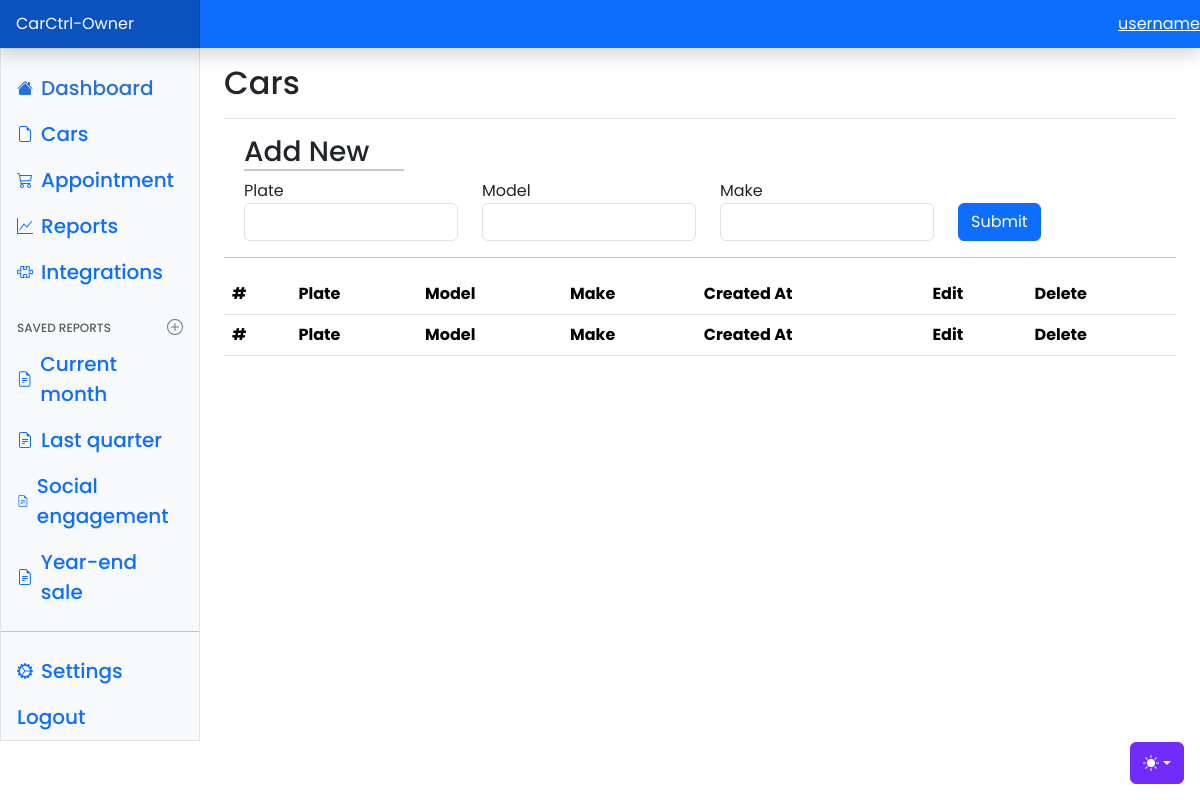
/owner-dashboard/cars (signed in), run on an earlier commit of the app's database.
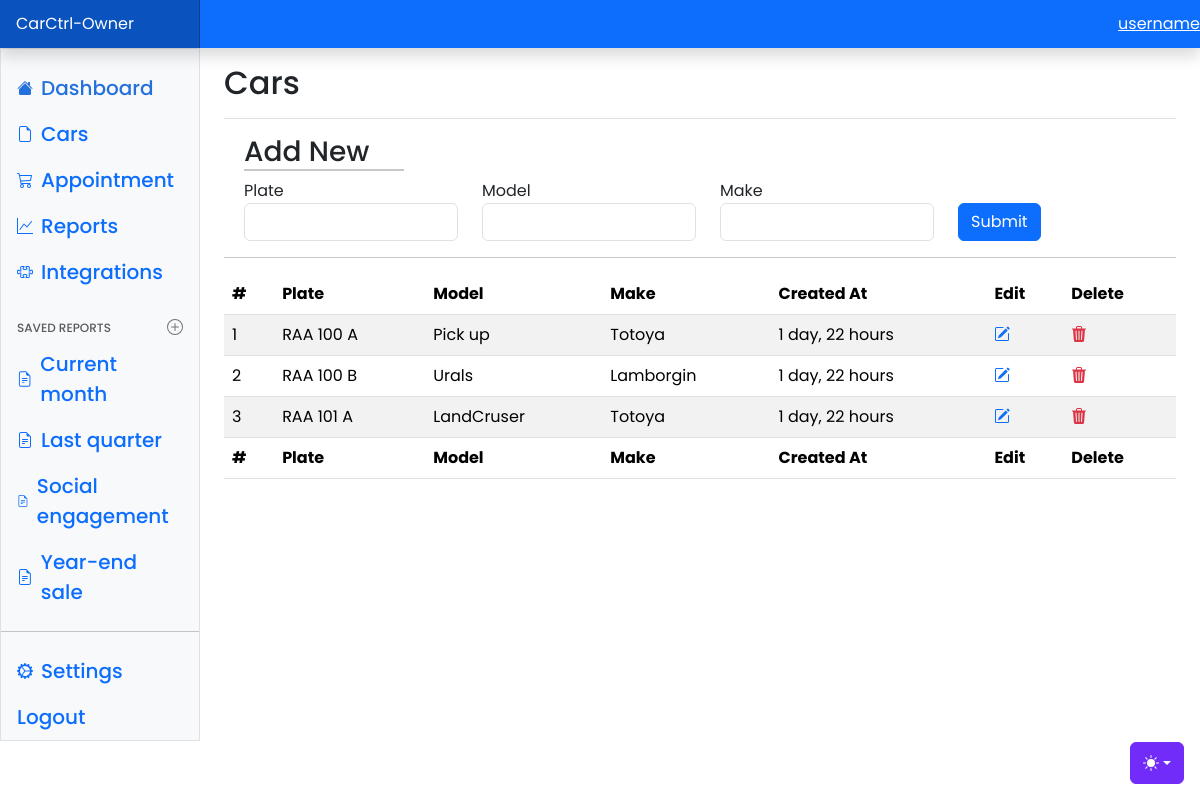
And on a later commit of the database.
### App/models.py (models this page shows, shortened)
class Car(models.Model):
    owner_id = models.ForeignKey(Owner, on_delete=models.CASCADE)
    model = models.TextField(max_length=50)
    make = models.TextField(max_length=50)
    plate = models.CharField(validators=[plate_regex], max_length=9, unique=True)
    created_at = models.DateTimeField(auto_now_add=True)
    updated_at = models.DateTimeField(auto_now=True)

### App/views.py (the view, shortened to what this page needs)
# urls.py: path('owner-dashboard/cars', views.owner_cars, name="owner-cars"),
@login_required(login_url='loginc')
def owner_cars(request):
    form = CarForm()
    owner = Owner.objects.get(id = request.user.id)
    cars = Car.objects.filter(owner_id = owner.id)
    context = {'form': form, 'cars': cars}
    return render(request, 'owner-cars.html', context)

### App/forms.py
class CarForm(forms.ModelForm):
    class Meta:
        model = Car
        fields = '__all__'
        exclude = ['owner_id']
        widgets = {
            'plate': forms.TextInput(attrs={'class': 'form-control'}),
            'model': forms.TextInput(attrs={'class': 'form-control'}),
            'make': forms.TextInput(attrs={'class': 'form-control'}),
        }

### App/templates/App/owner-cars.html (shortened to what this page needs)
{% load static %}
{% include 'includes/owner-nav.html' %}
<main class="col-md-9 ms-sm-auto col-lg-10 px-md-4">
    <div
        class="d-flex justify-content-between flex-wrap flex-md-nowrap align-items-center pt-3 pb-2 mb-3 border-bottom">
        <h1 class="h2">Cars</h1>
    </div>
    <div class="container-fluid m-2">
        <h3 style="border-bottom: 2px solid #c7c8c9; width: 160px;">Add New</h3>
        <form method="post">
            <div class="row">
                <div class="col">
                    <label for="inlineGridName" class="sr-only">Plate</label>
                    {{form.plate}}
                </div>
                <div class="col">
                    <label for="inlineGridEmail" class="sr-only">Model</label>
                    {{form.model}}
                </div>
                <div class="col">
                    <label for="inlineGridEmail" class="sr-only">Make</label>
                    {{form.make}}
                </div>
                <div class="col pt-4">
                    <button type="submit" class="btn btn-primary">Submit</button>
                </div>
            </div>
        </form>
    </div>
    <hr>
    <table id="myTable" class="table table-striped" style="width:100%">
        <thead>
            <tr>
                <th>#</th>
                <th>Plate</th>
                <th>Model</th>
                <th>Make</th>
                <th>Created At</th>
                <th>Edit</th>
                <th>Delete</th>
            </tr>
        </thead>
        <tbody>
            {% for car in cars %}
        <tr>
            <td>{{car.id}}</td>
            <td>{{car.plate}}</td>
            <td>{{car.model}}</td>
            <td>{{car.make}}</td>
            <td>{{car.created_at | timesince}}</td>
            <td><a href="{% url 'owner-cars-edit' car.id %}" class="text-primary">
                    </a></td>
            <td><a href="{% url 'owner-cars-delete' car.id %}" class="text-danger" onclick="return confirm('Are you sure delete?');"></a></td>
        </tr>
        {% endfor %}
        </tbody>
        <tfoot>
            <tr>
                <th>#</th>
                <th>Plate</th>
                <th>Model</th>
                <th>Make</th>
                <th>Created At</th>
                <th>Edit</th>
                <th>Delete</th>
            </tr>
        </tfoot>
    </table>
</main>
{% include 'includes/owner-footer.html' %}

### App/templates/App/includes/owner-nav.html (shortened to what this page needs)
{% load static %}
<!doctype html>
<html lang="en" data-bs-theme="auto">
<head>
  <link rel="stylesheet" href="https://cdn.datatables.net/1.13.5/css/jquery.dataTables.min.css" />
  <link href="{% static 'assets/dist/css/bootstrap.min.css'%}" rel="stylesheet">
  <link href="https://cdn.jsdelivr.net/npm/bootstrap-icons@1.10.5/font/bootstrap-icons.min.css" rel="stylesheet">
  <link href="{% static 'assets/css/dashboard.css'%}" rel="stylesheet">
</head>
<body>
  <div class="dropdown position-fixed bottom-0 end-0 mb-3 me-3 bd-mode-toggle">
    <button class="btn btn-bd-primary py-2 dropdown-toggle d-flex align-items-center" id="bd-theme" type="button"
      aria-expanded="false" data-bs-toggle="dropdown" aria-label="Toggle theme (auto)">
      <svg class="bi my-1 theme-icon-active" width="1em" height="1em">
        <use href="#circle-half"></use>
      </svg>
    </button>
  </div>
  <header class="navbar sticky-top bg-primary flex-md-nowrap p-0 shadow" data-bs-theme="dark">
    <a class="navbar-brand col-md-3 col-lg-2 me-0 px-3 fs-6 text-white" href="/">CarCtrl-Owner</a>
    <a href="" class="text-white">username</a>
  </header>
  <div class="container-fluid">
    <div class="row">
      <div class="sidebar border border-right col-md-3 col-lg-2 p-0 bg-body-tertiary">
        <div class="offcanvas-md offcanvas-end bg-body-tertiary" tabindex="-1" id="sidebarMenu"
          aria-labelledby="sidebarMenuLabel">
          <div class="offcanvas-body d-md-flex flex-column p-0 pt-lg-3 overflow-y-auto">
            <ul class="nav flex-column">
              <li class="nav-item">
                <a class="nav-link d-flex align-items-center gap-2 active" aria-current="page"
                  href="{% url 'admin-dashboard' %}">
                  <svg class="bi">
                    <use xlink:href="#house-fill" />
                  </svg>
                  Dashboard
                </a>
              </li>
              <li class="nav-item">
                <a class="nav-link d-flex align-items-center gap-2" href="{% url 'owner-cars' %}">
                  <svg class="bi">
                    <use xlink:href="#file-earmark" />
                  </svg>
                  Cars
                </a>
              </li>
              <li class="nav-item">
                <a class="nav-link d-flex align-items-center gap-2" href="#">
                  <svg class="bi">
                    <use xlink:href="#cart" />
                  </svg>
                  Appointment
                </a>
              </li>
              <li class="nav-item">
                <a class="nav-link d-flex align-items-center gap-2" href="#">
                  <svg class="bi">
                    <use xlink:href="#graph-up" />
                  </svg>
                  Reports
                </a>
              </li>
              <li class="nav-item">
                <a class="nav-link d-flex align-items-center gap-2" href="#">
                  <svg class="bi">
                    <use xlink:href="#puzzle" />
                  </svg>
                  Integrations
                </a>
              </li>
            </ul>
            <h6
              class="sidebar-heading d-flex justify-content-between align-items-center px-3 mt-4 mb-1 text-body-secondary text-uppercase">
              <span>Saved reports</span>
              <a class="link-secondary" href="#" aria-label="Add a new report">
                <svg class="bi">
                  <use xlink:href="#plus-circle" />
                </svg>
              </a>
            </h6>
            <ul class="nav flex-column mb-auto">
              <li class="nav-item">
                <a class="nav-link d-flex align-items-center gap-2" href="#">
                  <svg class="bi">
                    <use xlink:href="#file-earmark-text" />
                  </svg>
                  Current month
                </a>
              </li>
              <li class="nav-item">
                <a class="nav-link d-flex align-items-center gap-2" href="#">
                  <svg class="bi">
                    <use xlink:href="#file-earmark-text" />
                  </svg>
                  Last quarter
                </a>
              </li>
              <li class="nav-item">
                <a class="nav-link d-flex align-items-center gap-2" href="#">
                  <svg class="bi">
                    <use xlink:href="#file-earmark-text" />
                  </svg>
                  Social engagement
                </a>
              </li>
              <li class="nav-item">
                <a class="nav-link d-flex align-items-center gap-2" href="#">
                  <svg class="bi">
                    <use xlink:href="#file-earmark-text" />
                  </svg>
                  Year-end sale
                </a>
              </li>
            </ul>
            <hr class="my-3">
            <ul class="nav flex-column mb-auto">
              <li class="nav-item">
                <a class="nav-link d-flex align-items-center gap-2" href="#">
                  <svg class="bi">
                    <use xlink:href="#gear-wide-connected" />
                  </svg>
                  Settings
                </a>
              </li>
              <li class="nav-item">
                <a class="nav-link d-flex align-items-center gap-2" href="{% url 'logoutc' %}">Logout
                </a>
              </li>
            </ul>
          </div>
        </div>
      </div>

### App/templates/App/includes/owner-footer.html (shortened to what this page needs)
{% load static %}
</div>
</div>
</body>
</html>

### static/assets/css/dashboard.css (style rules this page uses)
body { margin: 0; font-family: 'Poppins', sans-serif; background-color: #fff; }
.bi { display: inline-block; width: 1rem; height: 1rem; }
.sidebar .nav-link { font-size: 20px; font-weight: 500; }
.sidebar .nav-link.active { color: #2470dc; }
.sidebar-heading { font-size: .75rem; }
.navbar-brand { padding-top: .75rem; padding-bottom: .75rem; background-color: rgba(0, 0, 0, .25); box-shadow: inset -1px 0 0 rgba(0, 0, 0, .25); }

### App/templates/App/includes/owner-nav.html (style rules this page uses)
.bi { vertical-align: -.125em; fill: currentColor; }
.btn-bd-primary { --bd-violet-bg: #712cf9; --bd-violet-rgb: 112.520718, 44.062154, 249.437846; --bs-btn-font-weight: 600; --bs-btn-color: var(--bs-white); --bs-btn-bg: var(--bd-violet-bg); --bs-btn-border-color: var(--bd-violet-bg); --bs-btn-hover-color: var(--bs-white); --bs-btn-hover-bg: #6528e0; --bs-btn-hover-border-color: #6528e0; --bs-btn-focus-shadow-rgb: var(--bd-violet-rgb); --bs-btn-active-color: var(--bs-btn-hover-color); --bs-btn-active-bg: #5a23c8; --bs-btn-active-border-color: #5a23c8; }
.bd-mode-toggle { z-index: 1500; }

What changed in the data, as far as the page shows it:
added Car: id "1", plate "RAA 100 A", model "Pick up", make "Totoya", created_at "1 day, 22 hours"
added Car: id "2", plate "RAA 100 B", model "Urals", make "Lamborgin", created_at "1 day, 22 hours"
added Car: id "3", plate "RAA 101 A", model "LandCruser", make "Totoya", created_at "1 day, 22 hours"
